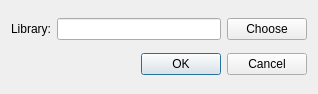
<?xml version="1.0" encoding="UTF-8"?>
<ui version="4.0">
 <class>LibraryDialog</class>
 <widget class="QDialog" name="LibraryDialog">
  <property name="geometry">
   <rect>
    <x>0</x>
    <y>0</y>
    <width>318</width>
    <height>94</height>
   </rect>
  </property>
  <property name="windowTitle">
   <string>Keithley address</string>
  </property>
  <layout class="QGridLayout" name="gridLayout">
   <item row="2" column="1">
    <widget class="QDialogButtonBox" name="buttonBox">
     <property name="orientation">
      <enum>Qt::Horizontal</enum>
     </property>
     <property name="standardButtons">
      <set>QDialogButtonBox::Cancel|QDialogButtonBox::Ok</set>
     </property>
    </widget>
   </item>
   <item row="0" column="0">
    <widget class="QLabel" name="label">
     <property name="text">
      <string>Library:</string>
     </property>
     <property name="alignment">
      <set>Qt::AlignRight|Qt::AlignTrailing|Qt::AlignVCenter</set>
     </property>
    </widget>
   </item>
   <item row="0" column="1">
    <layout class="QHBoxLayout" name="horizontalLayout">
     <item>
      <widget class="QLineEdit" name="lineEditLibrary">
       <property name="text">
        <string/>
       </property>
      </widget>
     </item>
     <item>
      <widget class="QPushButton" name="pushButtonChoose">
       <property name="text">
        <string>Choose</string>
       </property>
      </widget>
     </item>
    </layout>
   </item>
  </layout>
 </widget>
 <resources/>
 <connections>
  <connection>
   <sender>buttonBox</sender>
   <signal>accepted()</signal>
   <receiver>LibraryDialog</receiver>
   <slot>accept()</slot>
   <hints>
    <hint type="sourcelabel">
     <x>248</x>
     <y>254</y>
    </hint>
    <hint type="destinationlabel">
     <x>157</x>
     <y>274</y>
    </hint>
   </hints>
  </connection>
  <connection>
   <sender>buttonBox</sender>
   <signal>rejected()</signal>
   <receiver>LibraryDialog</receiver>
   <slot>reject()</slot>
   <hints>
    <hint type="sourcelabel">
     <x>316</x>
     <y>260</y>
    </hint>
    <hint type="destinationlabel">
     <x>286</x>
     <y>274</y>
    </hint>
   </hints>
  </connection>
 </connections>
</ui>
